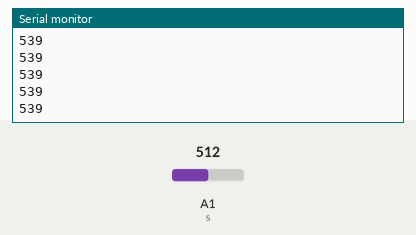
Recording of a sketch running on a simulated Arduino Uno, built with avr-gcc and run on an emulated ATmega328P. On the bench: the last lines printed to the serial monitor. The inputs (shaded band) are chosen by the test bench; at power-on: A1 (s) = 512.

Above: at 1.2 s.
1.3 s: A1 (s) set to 716
At 2.1 s:
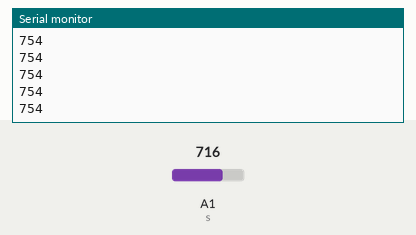
2.8 s: A1 (s) set to 900
At 3.7 s:
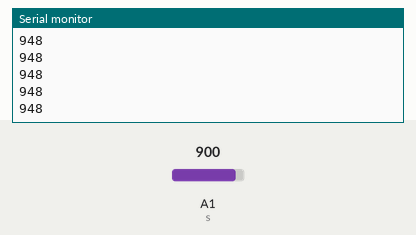
Timing chart, 0 to 5.8 s (numbered marks = the images above; inputs shaded):
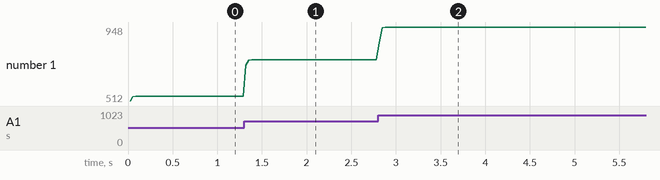

The sketch:

ELE3.ino
```cpp
int r,s=1,N=20;
unsigned int h=0,f=0;


void setup() {
Serial.begin(9600);
}


void loop() {
for(int k=1;k<=N;k++){
  r=analogRead(s);
  f=f+r;
  if(k==20){
    if(h>0){
      f=f/N+1;
    }
    else{
      f=f/N;
    }
  }
  delay(1);
}
h++;
Serial.println(f);
delay(10);
}
```

Measured:
- after the input at 1.3 s, the serial monitor: prints a new line at once (image 1)
- after the input at 2.8 s, the serial monitor: prints a new line at once (image 2)
- plotted number 1: 539 → 754 after the input at 1.3 s, 754 → 948 after the input at 2.8 s
